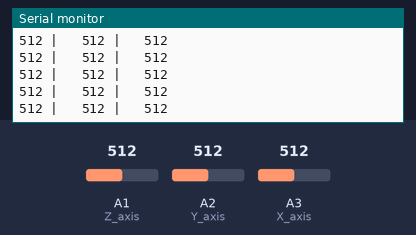
Recording of a sketch running on a simulated Arduino Uno, built with avr-gcc and run on an emulated ATmega328P. On the bench: the last lines printed to the serial monitor. The inputs (shaded band) are chosen by the test bench; at power-on: A2 (Y_axis) = 512, A1 (Z_axis) = 512, A3 (X_axis) = 512.

Above: at 8.2 s.
8.3 s: A2 (Y_axis) set to 987
At 8.37 s:
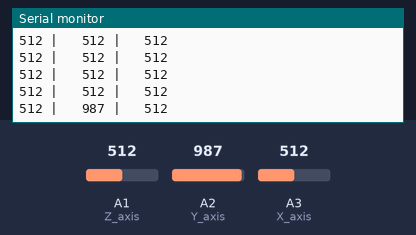
11.3 s: A2 (Y_axis) set to 1018
At 11.39 s:
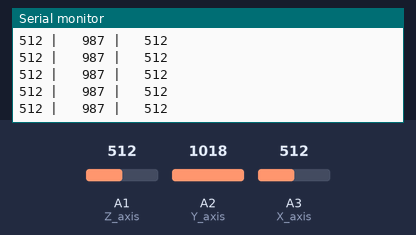
Timing chart, 0 to 13.8 s (numbered marks = the images above; inputs shaded):
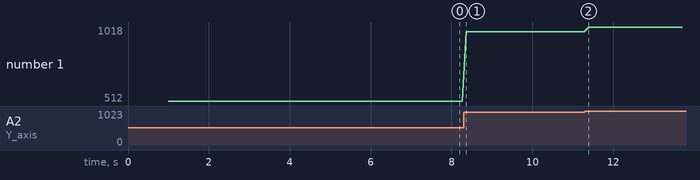

Measured:
- after the input at 8.3 s, the serial monitor: prints a new line after 0.06 s (image 1)
- plotted number 1: 512 → 987 after the input at 8.3 s, 987 → 1018 after the input at 11.3 s

The sketch:

acceleroonBreadboard.ino
```cpp
int X_axis = A3; //Global variable

int Y_axis = A2;

int Z_axis = A1;

int x, y, z;                          // These variables will hold the raw sensor values.


void setup()

{

  analogReference(EXTERNAL); // This configures the analog to digital converter so that it

                               // uses the AREF voltage. If you have connected the 3.3V

                               // pin to the AREF pin on the Arduino, then the AREF voltage is 3.3V.

                               // If you have pluged the breakout directly into the analog header

                               // leave analogReference commented out.


  // Provide ground and power by using the analog inputs as normal

  // digital pins.  This makes it possible to directly connect the

  // breakout board to the Arduino.  If you use the normal 5V and

  // GND pins on the Arduino, you can remove these lines.


  Serial.begin(9600);      // sets the serial port to 9600


  delay(1000);

}


void loop()

{

  x = analogRead(X_axis);       // read analog input pin 0

  y = analogRead(Y_axis);       // read analog input pin 1

  z = analogRead(Z_axis);       // read analog input pin 1


  Serial.print(x);              // print the raw value in the X axis

  Serial.print(" | \t");           // prints a tab between the numbers

  Serial.print(y);              // print the raw value in the Y axis

  Serial.print(" | \t");           // prints a tab between the numbers
  Serial.print(z);              // print the raw value in the Z axis
  Serial.println();
  delay(100);              // wait 100ms for next reading
}
```
